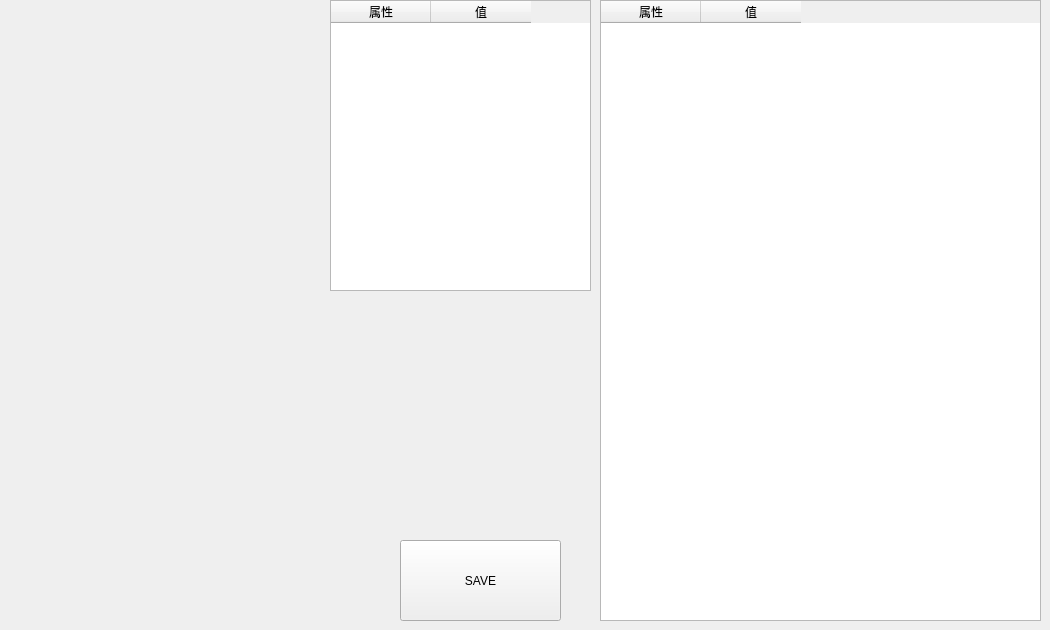
    <widget class="QWidget" name="tbMotion">
     <attribute name="title">
      <string>Motion</string>
     </attribute>
     <widget class="QTableWidget" name="tabwdb">
      <property name="geometry">
       <rect>
        <x>330</x>
        <y>0</y>
        <width>261</width>
        <height>291</height>
       </rect>
      </property>
      <property name="maximumSize">
       <size>
        <width>2000</width>
        <height>16777215</height>
       </size>
      </property>
      <property name="layoutDirection">
       <enum>Qt::LeftToRight</enum>
      </property>
      <property name="editTriggers">
       <set>QAbstractItemView::NoEditTriggers</set>
      </property>
      <property name="textElideMode">
       <enum>Qt::ElideMiddle</enum>
      </property>
      <column>
       <property name="text">
        <string>属性</string>
       </property>
      </column>
      <column>
       <property name="text">
        <string>值</string>
       </property>
      </column>
     </widget>
     <widget class="QTableWidget" name="tabTestItem">
      <property name="geometry">
       <rect>
        <x>600</x>
        <y>0</y>
        <width>441</width>
        <height>621</height>
       </rect>
      </property>
      <property name="maximumSize">
       <size>
        <width>2000</width>
        <height>16777215</height>
       </size>
      </property>
      <property name="layoutDirection">
       <enum>Qt::LeftToRight</enum>
      </property>
      <property name="editTriggers">
       <set>QAbstractItemView::NoEditTriggers</set>
      </property>
      <property name="textElideMode">
       <enum>Qt::ElideMiddle</enum>
      </property>
      <column>
       <property name="text">
        <string>属性</string>
       </property>
      </column>
      <column>
       <property name="text">
        <string>值</string>
       </property>
      </column>
     </widget>
     <widget class="QPushButton" name="pbtnJson">
      <property name="geometry">
       <rect>
        <x>400</x>
        <y>540</y>
        <width>161</width>
        <height>81</height>
       </rect>
      </property>
      <property name="text">
       <string>SAVE</string>
      </property>
     </widget>
    </widget>
